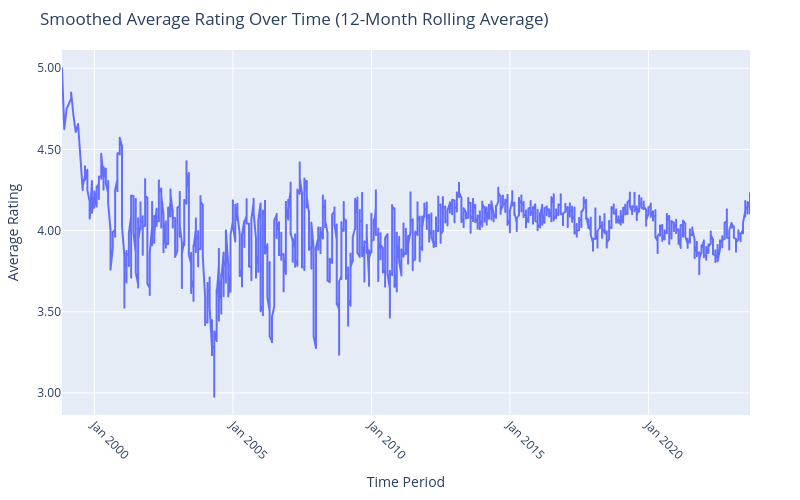

Source (notebook cell):
### Code cell
# Import required libraries
import pandas as pd
import plotly.express as px

# ---------------------------
# 1) Load the Data
# ---------------------------
# File path to your ratingvalue.py data
file_path = "anything.csv"  # Update if needed

# Read the CSV file
df = pd.read_csv(file_path)

# ---------------------------
# 2) Data Preprocessing
# ---------------------------
# Convert 'time_period' to datetime format
df["time_period"] = pd.to_datetime(df["time_period"], format="%Y-%m")

# Sort data by time_period
df = df.sort_values(by="time_period")

# ---------------------------
# 3) Apply Rolling Average for Smoothing
# ---------------------------
# Apply a rolling average over a 12-month window
df["rolling_avg"] = df["average_rating"].rolling(window=12, min_periods=1).mean()

# ---------------------------
# 4) Create Plotly Line Graph with Rolling Average
# ---------------------------
fig = px.line(
    df,
    x="time_period",
    y="rolling_avg",
    title="Smoothed Average Rating Over Time (12-Month Rolling Average)",
    labels={"time_period": "Time Period", "rolling_avg": "Average Rating"},
)

# ---------------------------
# 5) Customize Layout
# ---------------------------
fig.update_layout(
    xaxis_title="Time Period",
    yaxis_title="Average Rating",
    xaxis=dict(
        showgrid=True,
        tickangle=45,
        tickformat="%b %Y",  # Show Month-Year
    ),
    yaxis=dict(
        showgrid=True,
        tickformat=".2f",  # Format y-axis with 2 decimal places
    ),
    height=500,
    width=800,
    margin=dict(l=50, r=50, t=50, b=50),
)

# ---------------------------
# 6) Show the Plot
# ---------------------------
fig.show()

### Figure 1 — Plotly figure (JSON) as saved in the notebook; plotly's stock layout.template omitted (floating-point values rounded to 4 significant figures; data arrays with more than 128 entries replaced by an {"elided": "..."} marker saying what was removed)
{"data": [{"hovertemplate": "Time Period=%{x}<br>Average Rating=%{y}<extra></extra>", "legendgroup": "", "line": {"color": "#636efa", "dash": "solid"}, "marker": {"symbol": "circle"}, "mode": "lines", "name": "", "showlegend": false, "type": "scattergl", "x": {"elided": "2623 str values"}, "xaxis": "x", "y": {"elided": "2623 float values"}, "yaxis": "y"}], "layout": {"height": 500, "legend": {"tracegroupgap": 0}, "margin": {"b": 50, "l": 50, "r": 50, "t": 50}, "title": {"text": "Smoothed Average Rating Over Time (12-Month Rolling Average)"}, "width": 800, "xaxis": {"anchor": "y", "domain": [0, 1], "showgrid": true, "tickangle": 45, "tickformat": "%b %Y", "title": {"text": "Time Period"}}, "yaxis": {"anchor": "x", "domain": [0, 1], "showgrid": true, "tickformat": ".2f", "title": {"text": "Average Rating"}}}}
